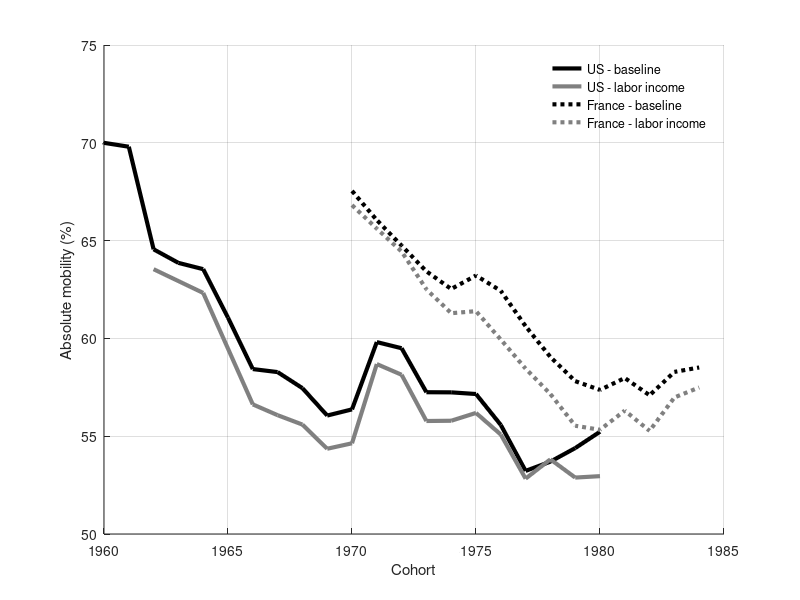
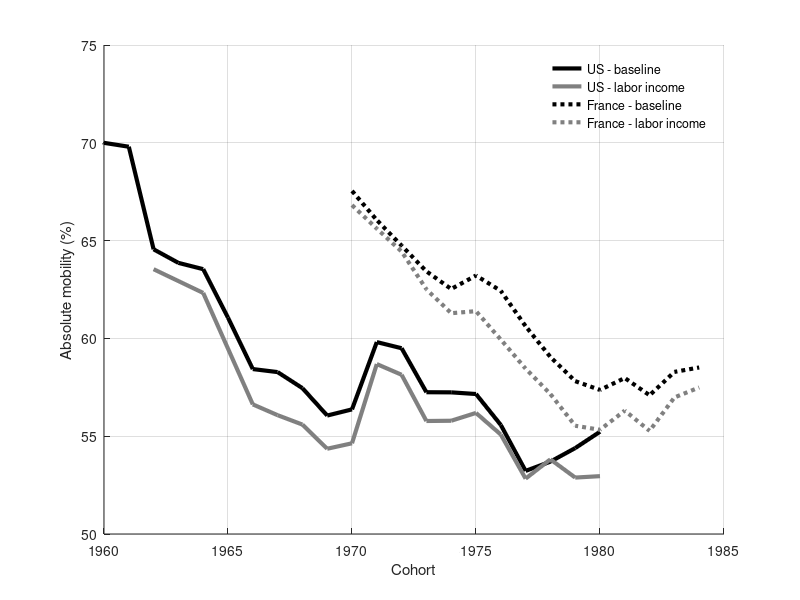
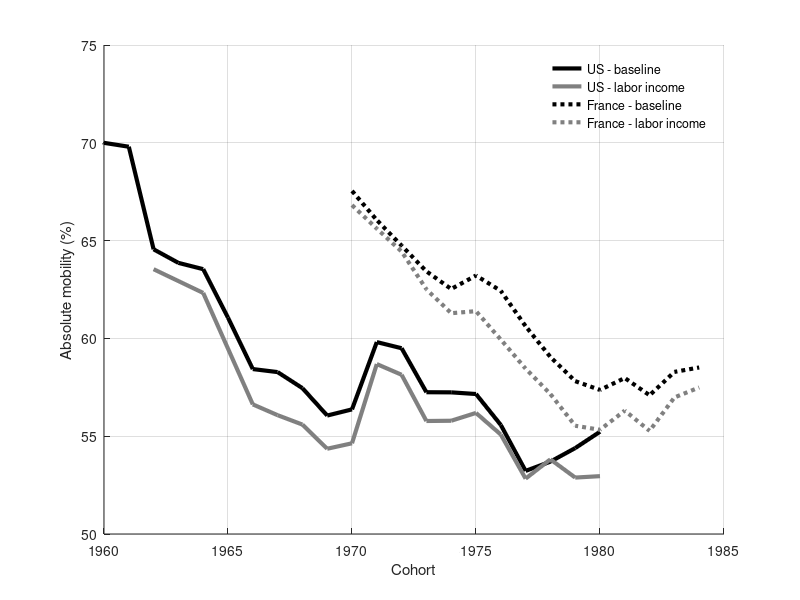

Write the MATLAB code that produced these figures, in order.
%Creates Figure E.5 - absolute intergenerational mobility in France and the
%United States for total income and labor income. This script creates the
%plot using 'baseline_labor.mat'.

clear;
close all;
load('baseline_labor.mat');

grey1=[0.4 0.4 0.4];
grey2=[0.8 0.8 0.8];
grey3=[0.8 0.8 0.8];
grey4=[0.5 0.5 0.5];

hh1=plot(usa_baseline_years,usa_baseline,'-','color','k','linewidth',3);
hold on
hh2=plot(usa_labor_years,usa_labor,'-','color',[0.5 0.5 0.5],'linewidth',3);
h1=plot(fr_baseline_years,fr_baseline,':','linewidth',3);
h2=plot(fr_labor_years,fr_labor,':','linewidth',3);

set(h1,'markerfacecolor','k','markeredgecolor','k','color','k')
set(h2,'markerfacecolor',[0.5 0.5 0.5],'markeredgecolor',[0.5 0.5 0.5],'color',[0.5 0.5 0.5])

grid off;
ddddd=legend([hh1,hh2,h1,h2],'US - baseline','US - labor income','France - baseline','France - labor income','location','northeast');
legend('boxoff')
xlim([1960 1985]);
ylim([50 75])
set(gca,'xtick',1870:5:2000)
box off;
xlabel('Cohort');
ylabel('Absolute mobility (%)');
grid on

%Export figure
set(gcf,'color','w');
set(gcf, 'Position', [10 10 500 400]);
exportgraphics(gcf,'figureE5.jpg','Resolution',1200)
exportgraphics(gcf,'figureE5.pdf')
exportgraphics(gcf,'figureE5.eps')
close all
clear